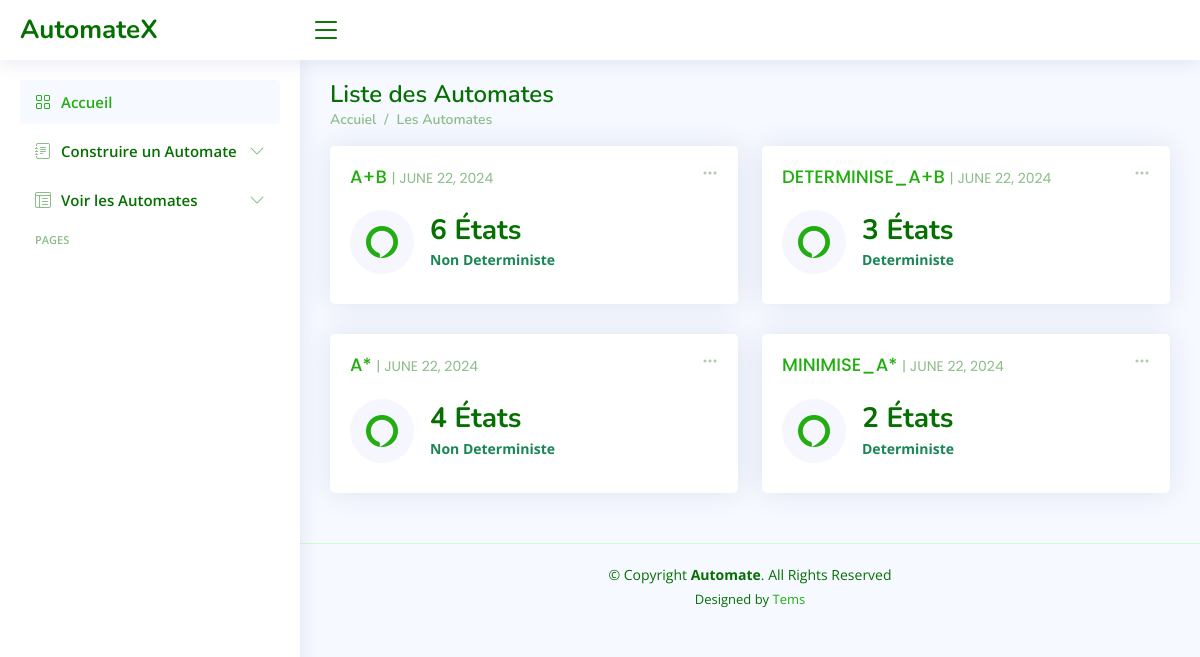
The app's page /liste_automate/ with its own data.
### AutomateApp/models.py (models this page shows, shortened)
class Automate(models.Model):
    nom = models.CharField(max_length=100)
    date=models.DateField(auto_now=True,editable=False)
    def to_classe(self):
        automate = AutomateClass(nom=self.nom)
        etats_django = self.etats.all()
        etat_map = {}
        for etat_django in etats_django:
            etat = EtatClass(nom=etat_django.nom, is_initial=etat_django.is_initial, is_final=etat_django.is_final)
            automate.add_etat(etat)
            etat_map[etat_django.id] = etat
        transitions_django = Transition.objects.filter(etat_depart__automate=self)
        for transition_django in transitions_django:
            etat_depart = etat_map[transition_django.etat_depart.id]
            etat_arrivee = etat_map[transition_django.etat_arrivee.id]
            transition = TransitionClass(etat_depart=etat_depart, etat_arrivee=etat_arrivee, etiquette=transition_django.etiquette, is_epsilon_transition=transition_django.is_epsilon_transition)
            automate.add_transition(transition)
        return automate

### AutomateApp/views.py (the view)
# urls.py: path('liste_automate/', liste_automate, name='liste_automate'),
def liste_automate(request):
    automates = Automate.objects.all()
    automates_info = []
    for automate in automates:
        automate_classe = automate.to_classe()
        automates_info.append({
            'id':automate.id,
            'nom': automate.nom,
            'date_creation': automate.date,
            'nombre_etats': len(automate_classe.etats),
            'is_deterministe': automate_classe.est_deterministe()[0]
        })
    return render(request, 'AutomateApp/liste_automate.html', {'automates_info': automates_info})

### AutomateApp/classes/classes.py (called while the page is built)
  def add_etat(self, etat):
    if etat not in self.etats:
      self.etats.append(etat)
      if etat.is_initial:
        self.etats_initiaux.append(etat)
      if etat.is_final:
        self.etats_finaux.append(etat)
      self.is_determinist = self.est_deterministe()[0]

  def add_transition(self, transition):
    if (transition.etat_depart not in self.etats) or (transition.etat_arrivee not in self.etats):
      raise ValueError("Les états de la transition doivent appartenir à l'automate.")
    self.transitions.append(transition)
    self.is_determinist = self.est_deterministe()[0]

  def est_deterministe(self):
        raisons = []
        if len(self.etats_initiaux) > 1:
            raisons.append("Plusieurs états initiaux.")
        for etat in self.etats:
            etiquettes = {}
            for transition in self.transitions:
                if transition.etat_depart == etat:
                    if transition.is_epsilon_transition:
                        raisons.append(f"Transition epsilon de l'état {etat.nom}.")
                    elif transition.etiquette in etiquettes:
                        raisons.append(f"Multiples transitions sortantes avec l'étiquette '{transition.etiquette}' de l'état {etat.nom}.")
                    else:
                        etiquettes[transition.etiquette] = transition.etat_arrivee
        return (len(raisons) == 0, "Déterministe" if len(raisons) == 0 else ", ".join(raisons))

### AutomateApp/templates/AutomateApp/liste_automate.html (shortened to what this page needs)
{% extends "base.html" %}
{% block body %}
{% load static %}
  <main id="main" class="main">
    <div class="pagetitle">
      <h1>Liste des Automates</h1>
      <nav>
        <ol class="breadcrumb">
          <li class="breadcrumb-item"><a href="index.html">Accuiel</a></li>
          <li class="breadcrumb-item">Les Automates</li>
        </ol>
      </nav>
    </div>
    <section class="section dashboard">
      <div class="row">
        <div class="col-lg-12">
          <div class="row">
            {% for automate in automates_info %}
            <div class="col-xxl-4 col-md-6">
              <div class="card info-card sales-card">
                <div class="filter">
                  <a class="icon" href="#" data-bs-toggle="dropdown"><i class="bi bi-three-dots"></i></a>
                </div>
                <div class="card-body">
                  <h5 class="card-title" style="text-transform: uppercase;"> <a href="{% url 'tester' automate.id %}"> {{ automate.nom }}</a>  <span>| {{ automate.date_creation }}</span></h5>
                  <div class="d-flex align-items-center">
                    <div class="card-icon rounded-circle d-flex align-items-center justify-content-center">
                      <i class="bi bi-alexa"></i>
                    </div>
                    <div class="ps-3">
                      <a href="{% url 'tester' automate.id %}"><h6>{{ automate.nombre_etats }} États</h6></a>
                      <span class="text-success small pt-1 fw-bold">
                        {% if automate.is_deterministe %}
                        Deterministe
                        {% else %}
                        Non Deterministe
                        {% endif %}
                        </span>
                    </div>
                  </div>
                </div>
              </div>
            </div>
            {% endfor %}
        </div>
        </div>
      </div>
    </section>
  </main>
  {% endblock %}

### AutomateApp/static/assets/css/style.css (style rules this page uses)
:root { scroll-behavior: smooth; }
body { font-family: "Open Sans", sans-serif; background: #f6f9ff; color: #444444; }
a { color: #22ad10; text-decoration: none; }
h1, h2, h3, h4, h5, h6 { font-family: "Nunito", sans-serif; }
#main { margin-top: 60px; padding: 20px 30px; transition: all 0.3s; }
.pagetitle { margin-bottom: 10px; }
.pagetitle h1 { font-size: 24px; margin-bottom: 0; font-weight: 600; color: #057001; }
.card { margin-bottom: 30px; border: none; border-radius: 5px; box-shadow: 0px 0 30px rgba(1, 41, 112, 0.1); }
.card-title { padding: 20px 0 15px 0; font-size: 18px; font-weight: 500; color: #017010; font-family: "Poppins", sans-serif; }
.card-title span { color: #8bbd89; font-size: 14px; font-weight: 400; }
.card-body { padding: 0 20px 20px 20px; }
.breadcrumb { font-size: 14px; font-family: "Nunito", sans-serif; color: #8bbd89; font-weight: 600; }
.breadcrumb a { color: #8bbd89; transition: 0.3s; }
.breadcrumb .breadcrumb-item::before { color: #8bbd89; }
@media (min-width: 1200px) { #main, #footer { margin-left: 300px; } }
.dashboard .filter { position: absolute; right: 0px; top: 15px; }
.dashboard .filter .icon { color: #aacfad; padding-right: 20px; padding-bottom: 5px; transition: 0.3s; font-size: 16px; }
.dashboard .info-card { padding-bottom: 10px; }
.dashboard .info-card h6 { font-size: 28px; color: #057001; font-weight: 700; margin: 0; padding: 0; }
.dashboard .card-icon { font-size: 32px; line-height: 0; width: 64px; height: 64px; flex-shrink: 0; flex-grow: 0; }
.dashboard .sales-card .card-icon { color: #22ad10; background: #f6f6fe; }

### records on screen
Automate: nom "A+B", date_creation "JUNE 22, 2024"
Automate: nom "DETERMINISE_A+B", date_creation "JUNE 22, 2024"
Automate: nom "A*", date_creation "JUNE 22, 2024"
Automate: nom "MINIMISE_A*", date_creation "JUNE 22, 2024"

### other values on screen
{{ automate.nombre_etats }} "6" "3" "4" "2"
